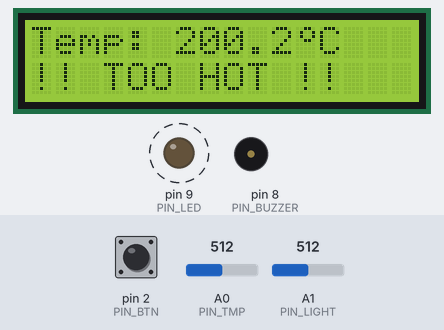
A sketch run on a simulated Arduino Uno, built with avr-gcc and run on an emulated ATmega328P. Shown: 16×2 character LCD, output pins drawn as LEDs (lit = HIGH), buzzer (waves = sounding). Dashed ring = blinking. The test bench sets the inputs (shaded band); at power-on: A0 (PIN_TMP) = 512, pin 2 (PIN_BTN) HIGH, A1 (PIN_LIGHT) = 512.

Above: at 2.7 s.
2.8 s: A0 (PIN_TMP) set to 174
At 5.4 s:
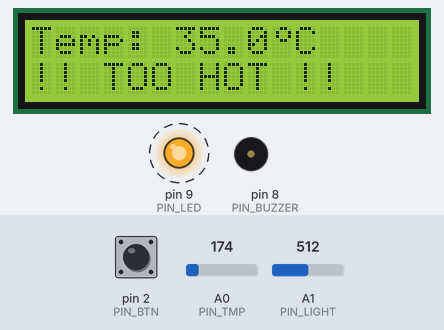
5.5 s: A0 (PIN_TMP) set to 151
At 6.4 s:
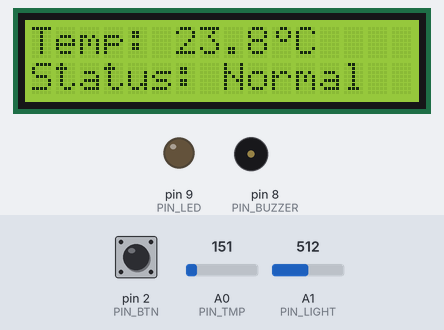
8.2 s: pin 2 (PIN_BTN) pulled LOW for 2.35 s
At 9.3 s:
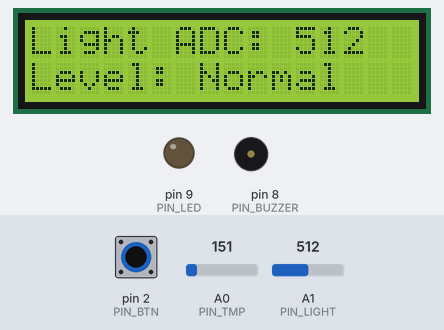
12.0 s: A1 (PIN_LIGHT) set to 166
At 13.3 s:
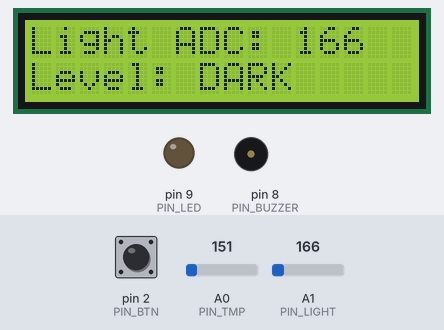
14.7 s: A1 (PIN_LIGHT) set to 133
At 17.25 s:
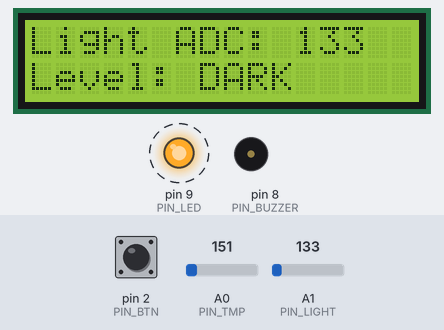
19.5 s: pin 2 (PIN_BTN) pulled LOW for 2.35 s
At 20.27 s:
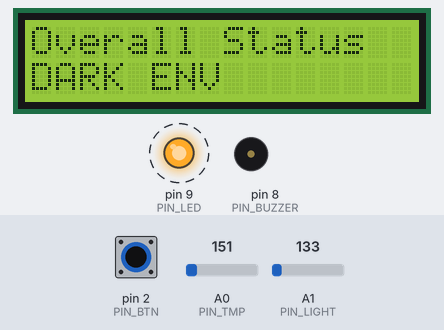
Timing chart, 0 to 24.3 s (numbered marks = the images above; inputs shaded):
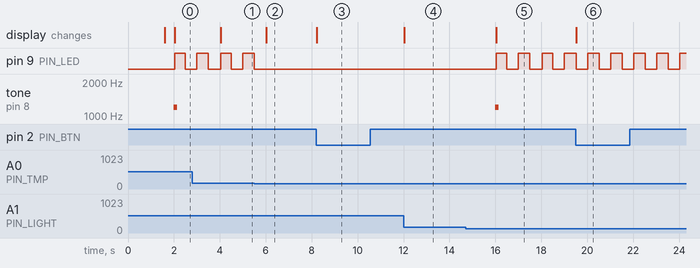

Measured:
- the behaviour switches between 164 and 163 on A0 (PIN_TMP) (found by bisection; images 1 and 2)
- the behaviour switches between 151 and 150 on A1 (PIN_LIGHT) (found by bisection; images 4 and 5)
- after the input at 2.8 s, the display: changes after 1.2 s (image 1)
- after the input at 5.5 s, pin 9 (PIN_LED): goes on until 5.5 s, then stays LOW; the display: changes after 0.53 s (image 2)
- after the input at 8.2 s, the display: changes at once (image 3)
- after the input at 12.0 s, the display: changes at once (image 4)
- after the input at 14.7 s, pin 9 (PIN_LED): alternates HIGH for 0.47 s and LOW for 0.50 s, starting after 1.3 s; tone on pin 8 (PIN_BUZZER): silent → 1200 Hz after 1.3 s, → silent 0.15 s later; the display: changes after 1.3 s (image 5)
- after the input at 19.5 s, the display: changes at once (image 6)

The sketch:

smart_weather_amp_alert_station.ino
```cpp
#include <Adafruit_LiquidCrystal.h>

// Pins
const uint8_t PIN_TMP    = A0;
const uint8_t PIN_LIGHT  = A1;
const uint8_t PIN_BUZZER = 8;
const uint8_t PIN_LED    = 9;
const uint8_t PIN_BTN    = 2;

// Thresholds
const float TEMP_HIGH  = 30.0;
const float TEMP_LOW   = 10.0;
const int   LIGHT_DARK = 150;

// Timing
const uint16_t READ_INTERVAL  = 2000;
const uint16_t BLINK_INTERVAL = 500;
const uint16_t BEEP_DURATION  = 150;

// LCD
Adafruit_LiquidCrystal lcd(0);

// Globals
float gTemp = 0.0;
int   gLight = 0;
bool  gAlert = false;
uint8_t gScreen = 0;
volatile bool gBtnFlag = false;

uint32_t tLastRead = 0;
uint32_t tLastBlink = 0;
uint32_t tBeepEnd = 0;
bool ledState = false;

// Degree symbol (NOT const)
byte DEGREE_CHAR[8] = {
  0b00110,
  0b01001,
  0b01001,
  0b00110,
  0b00000,
  0b00000,
  0b00000,
  0b00000
};

// Button ISR
void onButton() {
  gBtnFlag = true;
}

void setup() {
  pinMode(PIN_BUZZER, OUTPUT);
  pinMode(PIN_LED, OUTPUT);
  pinMode(PIN_BTN, INPUT_PULLUP);

  attachInterrupt(digitalPinToInterrupt(PIN_BTN), onButton, FALLING);

  lcd.begin(16, 2);
  lcd.setBacklight(1);
  lcd.createChar(0, DEGREE_CHAR);

  lcd.setCursor(3, 0);
  lcd.print("WeatherBox");
  lcd.setCursor(2, 1);
  lcd.print("Starting...");
  delay(1500);
  lcd.clear();
}

void loop() {
  uint32_t now = millis();

  if (gBtnFlag) {
    gBtnFlag = false;
    gScreen = (gScreen + 1) % 3;
    renderScreen();
  }

  if (now - tLastRead >= READ_INTERVAL) {
    tLastRead = now;
    readSensors();
    checkAlerts(now);
    renderScreen();
  }

  if (gAlert) {
    if (now - tLastBlink >= BLINK_INTERVAL) {
      tLastBlink = now;
      ledState = !ledState;
      digitalWrite(PIN_LED, ledState);
    }
  } else if (ledState) {
    digitalWrite(PIN_LED, LOW);
    ledState = false;
  }

  if (tBeepEnd && now >= tBeepEnd) {
    noTone(PIN_BUZZER);
    tBeepEnd = 0;
  }
}

// Sensors
void readSensors() {
  int raw = analogRead(PIN_TMP);
  gTemp = (raw * (500.0 / 1023.0)) - 50.0;
  gLight = analogRead(PIN_LIGHT);
}

// Alerts
void checkAlerts(uint32_t now) {
  bool prev = gAlert;
  gAlert = (gTemp >= TEMP_HIGH || gTemp <= TEMP_LOW || gLight <= LIGHT_DARK);

  if (gAlert && !prev) {
    tone(PIN_BUZZER, 1200);
    tBeepEnd = now + BEEP_DURATION;
  }
}

// LCD Screens
void renderScreen() {
  lcd.clear();
  if (gScreen == 0) screenTemp();
  else if (gScreen == 1) screenLight();
  else screenStatus();
}

void screenTemp() {
  lcd.setCursor(0, 0);
  lcd.print("Temp: ");
  lcd.print(gTemp, 1);
  lcd.write(byte(0));
  lcd.print("C");

  lcd.setCursor(0, 1);
  if (gTemp >= TEMP_HIGH) lcd.print("!! TOO HOT !!");
  else if (gTemp <= TEMP_LOW) lcd.print("!! TOO COLD !!");
  else lcd.print("Status: Normal");
}

void screenLight() {
  lcd.setCursor(0, 0);
  lcd.print("Light ADC: ");
  lcd.print(gLight);

  lcd.setCursor(0, 1);
  if (gLight > 700) lcd.print("Level: Bright");
  else if (gLight > 500) lcd.print("Level: Normal");
  else if (gLight > 350) lcd.print("Level: Dim");
  else lcd.print("Level: DARK");
}

void screenStatus() {
  lcd.setCursor(0, 0);
  lcd.print("Overall Status");
  lcd.setCursor(0, 1);

  if (!gAlert) lcd.print("All Good :)");
  else if (gTemp >= TEMP_HIGH) lcd.print("HIGH TEMP");
  else if (gTemp <= TEMP_LOW) lcd.print("LOW TEMP");
  else lcd.print("DARK ENV");
}
```
